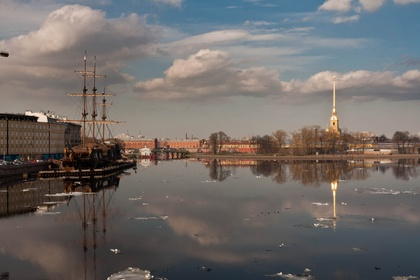
%> input picture Project3A/Mosaicing/boat1.jpg, 420 x 280 px, shrunk from 3888 x 2592 before the run
$ octave --eval "result = cannyEdge(imread('../../Project3A/Mosaicing/boat1.jpg'));"   (GNU Octave 9; MATLAB toolbox functions it lacks are replaced by stand-ins)
%> lines starting %> are read from the running program, lines starting %| are printed output that depends on the picture
### Project1A/Matlab Code/findDerivatives.m
function [Mag, Magx, Magy, Ori] = findDerivatives(I_gray)
%%  Description
%       compute gradient from grayscale image
%%  Input:
%         I_gray = (H, W), double matrix, grayscale image matrix
%
%%  Output:
% [5 lines of commented-out code are left out]
%% ****YOU CODE STARTS HERE****

%% Gaussian
G = [2, 4, 5, 4, 2;
    4, 9, 12, 9, 4;
    5, 12, 15, 12, 5;
    4, 9, 12, 9, 4;
    2, 4, 5, 4, 2];
G = 1/159.* G;

%% Derivatives
dx = [1, 0, -1];
dy = [1;
    0;
    -1];

Gx = conv2(G, dx, 'same');
Gy = conv2(G, dy, 'same');

%% Gradient of x and y axis
Magx = conv2(I_gray, Gx, 'same');
Magy = conv2(I_gray, Gy, 'same');

%% Magnitude of the gradient
Mag = sqrt(Magx.^2 + Magy.^2);

%% Orientation of the gradient
Ori = atan2(Magy, Magx) + pi;
end

### Project1A/Matlab Code/visDerivatives.m
function visDerivatives(I_gray, Mag, Magx, Magy)
%% Visualize magnitude and orientation of derivatives

figure('Name', 'Mag'); imagesc(Mag); colormap(gray);
figure('Name', 'Magx'); imagesc(Magx); colormap(gray);
figure('Name', 'Magy'); imagesc(Magy); colormap(gray);


%% Visualize orientation of derivatives
[cnt, val] = hist(Mag(:), 100);
thr = val(find(cumsum(cnt) / sum(cnt) < 0.95, 1, 'last'));

[x, y] = meshgrid(1 : size(I_gray, 2), 1 : size(I_gray, 1));
Magx(Mag < thr) = 0;
Magy(Mag < thr) = 0;
figure('Name', 'Orientation of derivatives'); imshow(I_gray); hold on
quiver(x, y, Magx, Magy,'AutoScale', 'off');
hold off

end

### Project1A/Matlab Code/nonMaxSup.m
function M = nonMaxSup(Mag, Ori)
%%  Description
%       compute the local minimal along the gradient.
%%  Input:
%         Mag = (H, W), double matrix, the magnitude of derivative
%         Ori = (H, W), double matrix, the orientation of derivative
%%  Output:
%         M = (H, W), logic matrix, the edge map
%
%% ****YOU CODE STARTS HERE****

%% Parameters
alpha = 0.1; %threshold parameter
%alpha = 0.2;
%alpha = 0.3;
real_max = max(max(Mag));
real_min = min(min(Mag));
th_level = alpha * (real_max - real_min) + real_min;
[H, W] = size(Mag);
M = zeros(H, W);
X = [-1, 0, 1;
    -1, 0, 1;
    -1, 0, 1];
Y = [-1, -1, -1;
    0, 0, 0;
    1, 1, 1];

%% Fixing orientation
for i = 1 : H
    for j = 1 : W
        if (Ori(i, j) < 0)
            Ori(i, j)= 180 + Ori(i, j);
        end
    end
end

%% Thresholding
for row = 2 : H-1
    for col = 2 : W-1
        if Mag(row, col) > th_level
            Z = [Mag(row - 1, col -1 ), Mag(row - 1,col), Mag(row - 1, col + 1);
                 Mag(row, col - 1), Mag(row, col),Mag(row, col + 1);
                 Mag(row + 1, col - 1), Mag(row + 1, col), Mag(row + 1, col + 1)];
            XI = [abs(cos(Ori(row, col))), -abs(cos(Ori(row, col)))];
            YI = [abs(sin(Ori(row, col))), -abs(sin(Ori(row, col)))];
            ZI = interp2(X, Y, Z, XI, YI);
            if Mag(row, col) >= ZI(1) && Mag(row, col) >= ZI(2)
                M(row, col) = real_max;
            else
            	M(row, col) = th_level;
            end
        else
            M(row, col)=real_min;
        end
    end
end
end

### Project1A/Matlab Code/edgeLink.m
function E = edgeLink(M, Mag, Ori)
%%  Description
%       use hysteresis to link edges
%%  Input:
%        M = (H, W), logic matrix, output from non-max suppression
%        Mag = (H, W), double matrix, the magnitude of gradient
%    		 Ori = (H, W), double matrix, the orientation of gradient
%
%%  Output:
%        E = (H, W), logic matrix, the edge detection result.
%
%% ****YOU CODE STARTS HERE****
%T_Low = 0.075; %low threshold
T_Low = 0.135;
%T_High = 0.175; %high threshold
T_High = 0.5;
T_Low = T_Low * max(max(M));
T_High = T_High * max(max(M));
[H, W] = size(Mag);
E = zeros (H, W);

for row = 1  : H
    for col = 1 : W
        if (M(row, col) < T_Low)
            E(row, col) = 0;
        elseif (M(row, col) > T_High)
            E(row, col) = 1;
        elseif (M(row + 1, col)>T_High ||...
                M(row - 1, col)>T_High ||...
                M(row, col + 1)>T_High ||...
                M(row, col - 1)>T_High ||...
                M(row - 1, col - 1)>T_High ||...
                M(row - 1, col + 1)>T_High ||...
                M(row + 1, col + 1)>T_High ||...
                M(row + 1, col - 1)>T_High)
            E(row, col) = 1;
        end
    end
end

E = logical(E);

end

### Project1A/Matlab Code/cannyEdge.m
 function E = cannyEdge(I)
%%  Description
%       the main function of canny edge
%%  Input:
%        I = (H, W, 3), uint8 matrix, the input RGB image
%
%%  Output:
%        E = (H, W), logic matrix, the edge detection result.
%
%% Convert the color image to gray scale image
if size(I, 3) == 3
    I_gray = rgb2gray(I);
else
    I_gray = I;
end


%% Compute magnitutde and orientation of derivatives
%% **TODO: finish the findDerivative function
[Mag, Magx, Magy, Ori] = findDerivatives(I_gray);
visDerivatives(I_gray, Mag, Magx, Magy);


%% Detect local maximum
%% **TODO: finish the nonMaxSup function
M = nonMaxSup(Mag, Ori);
figure('Name', 'nonMaxSup'); imagesc(M); colormap(gray);

%% Link edges
%% **TODO: finish the edgeLink function
E = edgeLink(M, Mag, Ori);
figure('Name', 'EdgeLink'); imagesc(E); colormap(gray);
end
%> in cannyEdge, `I_gray = rgb2gray(I);`:
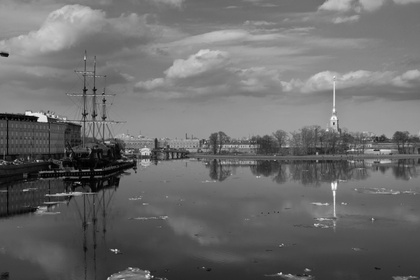
%> I_gray: size 280x420 uint8; min 0, max 250, mean 107.9
%> in findDerivatives, `Magx = conv2(I_gray, Gx, 'same');`:
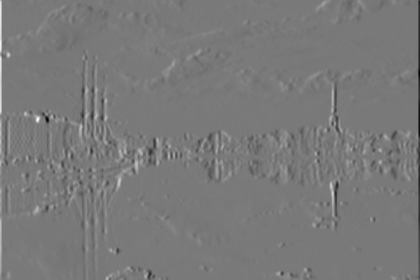
%> Magx: size 280x420 double; min -75.04, max 82.14, mean 0; drawn with min black and max white
%> in findDerivatives, `Magy = conv2(I_gray, Gy, 'same');`:
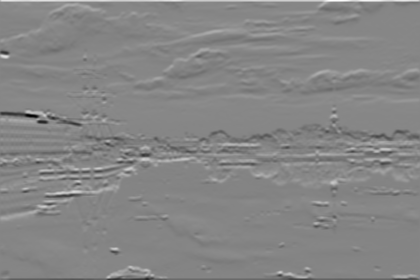
%> Magy: size 280x420 double; min -91.5, max 82.3, mean -0.2; drawn with min black and max white
%> in findDerivatives, `Mag = sqrt(Magx.^2 + Magy.^2);`:
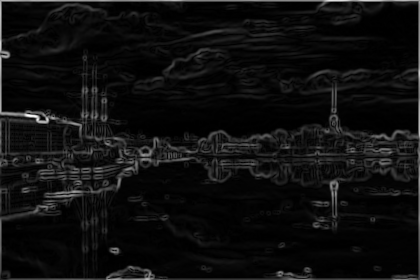
%> Mag: size 280x420 double; min 9.93e-16, max 92.29, mean 5.5; drawn with min black and max white
%> in findDerivatives, `Ori = atan2(Magy, Magx) + pi;`:
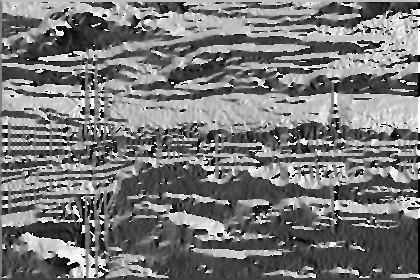
%> Ori: size 280x420 double; min 0, max 6.28, mean 2.98; drawn with min black and max white
%> in visDerivatives, `[cnt, val] = hist(Mag(:), 100);`: cnt = 100 values, max 25408 at index 2, min 0 at index 94, mean 1176; val = 100 values from 0.461 to 91.83
%> in visDerivatives, `thr = val(find(cumsum(cnt) / sum(cnt) < 0.95, 1, 'last'));`: thr = 20.77
%> in cannyEdge, `visDerivatives(I_gray, Mag, Magx, Magy);`:
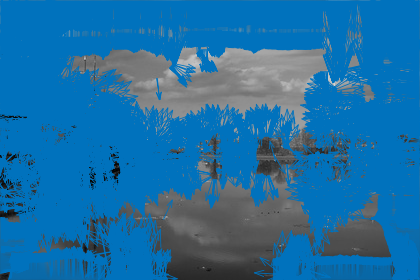
%> figure redrawn from the program's plot data
%> in nonMaxSup, `real_max = max(max(Mag));`: real_max = 92.29
%> in nonMaxSup, `real_min = min(min(Mag));`: real_min = 9.93e-16
%> in nonMaxSup, `th_level = alpha * (real_max - real_min) + real_min;`: th_level = 9.23
%> after the loop in nonMaxSup, `for row = 2 : H-1`:
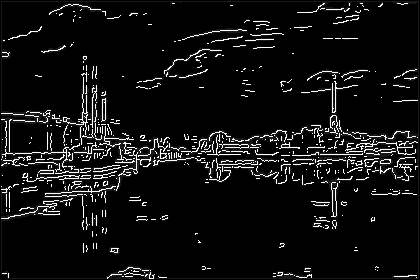
%> M: size 280x420 double; min 0, max 92.29, mean 6.4; drawn with min black and max white
%> after the loop in nonMaxSup, `for row = 2 : H-1`: XI = [0.799 -0.799]; YI = [0.602 -0.602]; Z = [8.31 18.32 25.6; 17.64 19.25 24.29; 28.75 25.19 23.16]; ZI = [23.45 13.37]
%> in edgeLink, `T_Low = T_Low * max(max(M));`: T_Low = 12.46
%> in edgeLink, `T_High = T_High * max(max(M));`: T_High = 46.15
%> after the loop in edgeLink, `for row = 1  : H`: E: size 280x420 double; values 0 (black) and 1 (white), 5.9% white in thin lines or dots
%> in edgeLink, `E = logical(E);`: E: size 280x420 logical; 5.9% white in thin lines or dots
